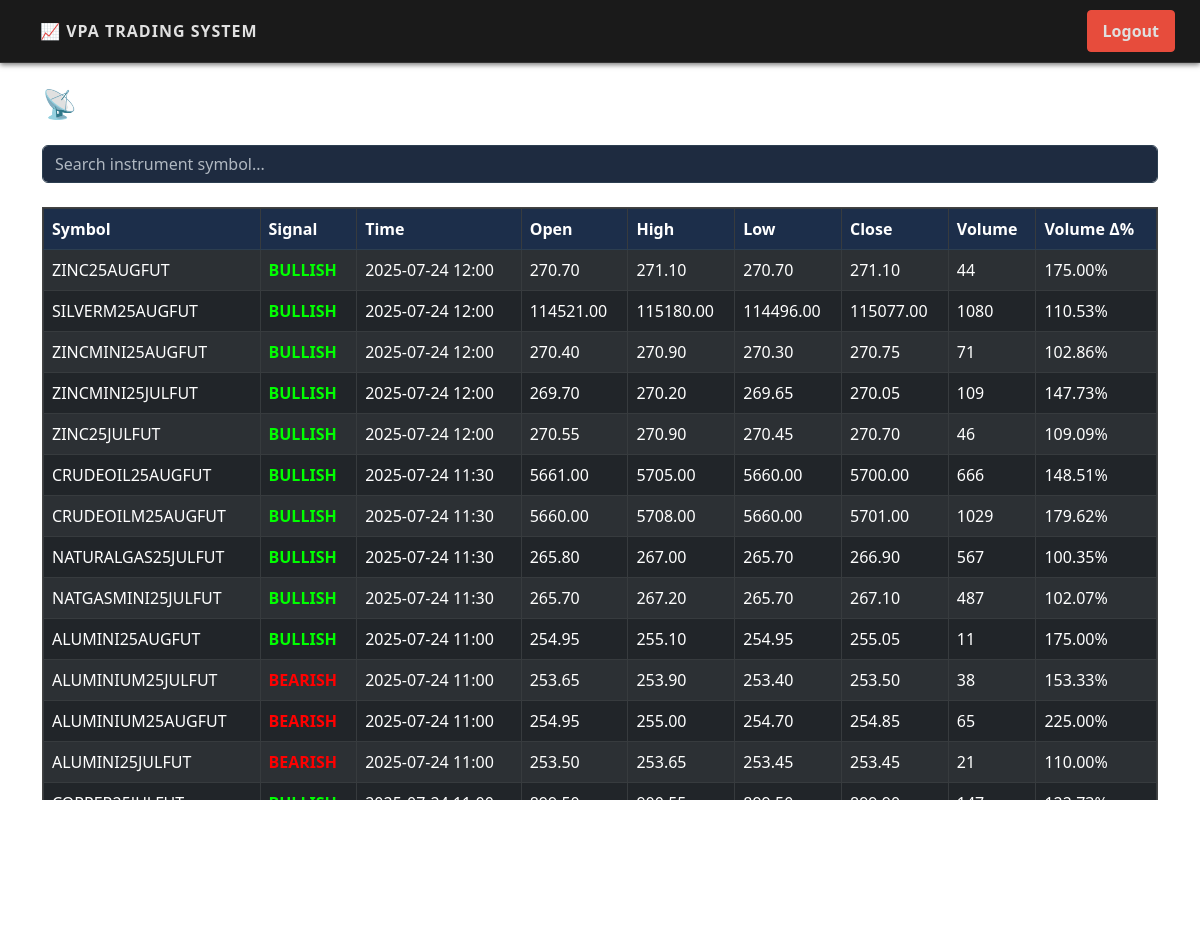
Page /signals (signed in) on the committed database.
### tables this page shows
CREATE TABLE signals (
    id INTEGER PRIMARY KEY AUTOINCREMENT,
    symbol TEXT,
    signal_type TEXT,
    signal_time TEXT,
    open REAL,
    high REAL,
    low REAL,
    close REAL,
    volume REAL,
    volume_delta REAL
);

### app_vpa.py (the view)
@app.route("/signals")
@login_required("MCX_FNO")
def view_signals():
    conn = sqlite3.connect('signals.db')
    conn.row_factory = sqlite3.Row
    cursor = conn.cursor()
    today = datetime.now().strftime("%Y-%m-%d")
    cursor.execute("""
        SELECT * FROM signals
        WHERE DATE(signal_time) = ?
        ORDER BY signal_time DESC
    """, (today,))
    rows = cursor.fetchall()
    conn.close()
    return render_template("signals.html", signals=rows)

### admin_routes.py (called while the page is built)
@admin_bp.before_app_request
def restrict_admin_pages():
    if request.path.startswith('/admin') and not session.get('user_type') == 'ADMIN':
        return redirect(url_for('login'))

### app_vpa.py (called while the page is built)
def login_required(role=None):
    def wrapper(func):
        @wraps(func)
        def secure_view(*args, **kwargs):
            if 'username' not in session:
                flash("🔒 Please login to access this page", "warning")
                return redirect(url_for('login'))
            if role:
                roles = session.get('roles', {})
                if roles.get(role) != 'Y':
                    flash(f"🚫 Access denied: Missing permission '{role}'", "danger")
                    return redirect(url_for('index'))
            return func(*args, **kwargs)
        return secure_view
    return wrapper

@app.before_request
def extend_session():
    session.permanent = True

### templates/signals.html (shortened to what this page needs)
<!DOCTYPE html>
<html lang="en">
<head>
    <link href="https://cdn.jsdelivr.net/npm/bootstrap@5.3.0/dist/css/bootstrap.min.css" rel="stylesheet">
    <link href="{{ url_for('static', filename='css/stock-theme.css') }}" rel="stylesheet">
</head>
<body>
    <nav class="navbar navbar-expand-lg  px-10">
        <a class="navbar-brand fw-bold" href="/dashboard">📈 VPA Trading System</a>
        <div class="ms-auto">
            <a href="/logout" class="btn btn-danger">Logout</a>
        </div>
    </nav>
    <div class="container py-4">
        <div class="d-flex justify-content-between align-items-center mb-3 text-white">
            <h3>📡 Live MCX FNO Signal Dashboard</h3>
        </div>
        <input type="text" id="searchInput" class="form-control mb-3" placeholder="Search instrument symbol...">
        <div class="table-container mt-4">
        <table class="table table-dark table-striped table-bordered fixed-header" id="signalsTable">
            <thead>
                <tr>
                    <th>Symbol</th>
                    <th>Signal</th>
                    <th>Time</th>
                    <th>Open</th>
                    <th>High</th>
                    <th>Low</th>
                    <th>Close</th>
                    <th>Volume</th>
                    <th>Volume Δ%</th>
                </tr>
            </thead>
            <tbody>
                {% if signals %}
                {% for row in signals %}
                <tr>
                    <td>{{ row.symbol }}</td>
                    <td>
                        <strong style="color: {{ 'lime' if row.signal_type == 'BULLISH' else 'red' }}">
                            {{ row.signal_type }}
                        </strong>
                    </td>
                    <td>{{ row.signal_time[:16] }}</td>
                    <td>{{ "%.2f"|format(row.open) }}</td>
                    <td>{{ "%.2f"|format(row.high) }}</td>
                    <td>{{ "%.2f"|format(row.low) }}</td>
                    <td>{{ "%.2f"|format(row.close) }}</td>
                    <td>{{ "%.0f"|format(row.volume) }}</td>
                    <td>{{ "%.2f"|format(row.volume_delta) }}%</td>
                </tr>
                {% endfor %}
                {% else %}
                <tr>
                    <td colspan="9" class="text-center">No signals available for today.</td>
                </tr>
                {% endif %}
            </tbody>
        </table>
        </div>
        <p class="text-muted small mt-3">Page auto-refreshes every 15 seconds.</p>
    </div>
</body>
</html>

### static/css/stock-theme.css (style rules this page uses)
body, html { overflow: hidden; }
body { height: 100vh; width: 100vw; }
.navbar { background-color: #1a1a1a; border-bottom: 1px solid #333; padding: 10px 20px; display: flex; justify-content: space-between; align-items: center; font-family: 'Segoe UI', 'Roboto', sans-serif; box-shadow: 0 2px 5px rgba(0, 0, 0, 0.5); }
.navbar a { color: #e0e0e0; text-decoration: none; padding: 8px 15px; margin: 0 5px; font-size: 1rem; transition: all 0.3s ease; }
.navbar-brand { color: #00e676; font-size: 5rem; font-weight: bold; text-transform: uppercase; letter-spacing: 1px; }
.table-container { max-height: 700px; overflow-y: auto; border: 1px solid #444; }
.fixed-header thead th { position: sticky; top: 0; background-color: #1e1e1e; z-index: 2; color: #fff; border-bottom: 2px solid #666; }
.fixed-header thead th { box-shadow: 0 2px 4px rgba(0,0,0,0.5); }
.table { background-color: #1b2738; color: #e0e0e0; border-collapse: collapse; }
.table thead th { background-color: #1c2e4a; color: #ffffff; border-bottom: 1px solid #2c3e50; }
.table td, .table th { padding: 8px; }
.btn { border-radius: 4px; font-weight: 600; }
.btn-danger { background-color: #e74c3c; border-color: #e74c3c; }
input, select, textarea { background-color: #1e2b40 !important; border: 1px solid #2c3e50 !important; color: #ffffff !important; }
input::placeholder { color: #b0b8c1 !important; }

### rows in the picture
signals: symbol "ZINC25AUGFUT", signal_type "BULLISH", signal_time "2025-07-24 12:00", open "270.70", high "271.10", low "270.70", close "271.10", volume "44", volume_delta "175.00"
signals: symbol "SILVERM25AUGFUT", signal_type "BULLISH", signal_time "2025-07-24 12:00", open "114521.00", high "115180.00", low "114496.00", close "115077.00", volume "1080", volume_delta "110.53"
signals: symbol "ZINCMINI25AUGFUT", signal_type "BULLISH", signal_time "2025-07-24 12:00", open "270.40", high "270.90", low "270.30", close "270.75", volume "71", volume_delta "102.86"
signals: symbol "ZINCMINI25JULFUT", signal_type "BULLISH", signal_time "2025-07-24 12:00", open "269.70", high "270.20", low "269.65", close "270.05", volume "109", volume_delta "147.73"
signals: symbol "ZINC25JULFUT", signal_type "BULLISH", signal_time "2025-07-24 12:00", open "270.55", high "270.90", low "270.45", close "270.70", volume "46", volume_delta "109.09"
signals: symbol "CRUDEOIL25AUGFUT", signal_type "BULLISH", signal_time "2025-07-24 11:30", open "5661.00", high "5705.00", low "5660.00", close "5700.00", volume "666", volume_delta "148.51"
signals: symbol "CRUDEOILM25AUGFUT", signal_type "BULLISH", signal_time "2025-07-24 11:30", open "5660.00", high "5708.00", low "5660.00", close "5701.00", volume "1029", volume_delta "179.62"
signals: symbol "NATURALGAS25JULFUT", signal_type "BULLISH", signal_time "2025-07-24 11:30", open "265.80", high "267.00", low "265.70", close "266.90", volume "567", volume_delta "100.35"
signals: symbol "NATGASMINI25JULFUT", signal_type "BULLISH", signal_time "2025-07-24 11:30", open "265.70", high "267.20", low "265.70", close "267.10", volume "487", volume_delta "102.07"
signals: symbol "ALUMINI25AUGFUT", signal_type "BULLISH", signal_time "2025-07-24 11:00", open "254.95", high "255.10", low "254.95", close "255.05", volume "11", volume_delta "175.00"
signals: symbol "ALUMINIUM25JULFUT", signal_type "BEARISH", signal_time "2025-07-24 11:00", open "253.65", high "253.90", low "253.40", close "253.50", volume "38", volume_delta "153.33"
signals: symbol "ALUMINIUM25AUGFUT", signal_type "BEARISH", signal_time "2025-07-24 11:00", open "254.95", high "255.00", low "254.70", close "254.85", volume "65", volume_delta "225.00"
signals: symbol "ALUMINI25JULFUT", signal_type "BEARISH", signal_time "2025-07-24 11:00", open "253.50", high "253.65", low "253.45", close "253.45", volume "21", volume_delta "110.00"
